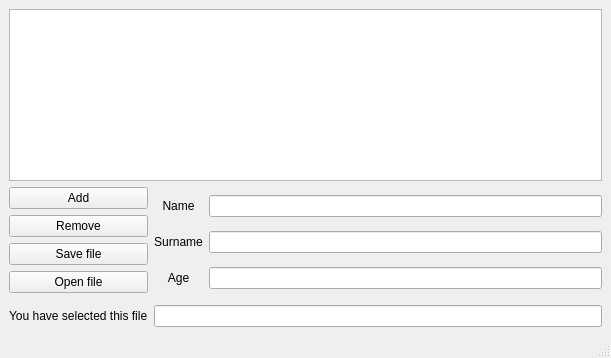
<?xml version="1.0" encoding="UTF-8"?>
<ui version="4.0">
 <class>MainWindow</class>
 <widget class="QMainWindow" name="MainWindow">
  <property name="geometry">
   <rect>
    <x>0</x>
    <y>0</y>
    <width>611</width>
    <height>358</height>
   </rect>
  </property>
  <property name="sizePolicy">
   <sizepolicy hsizetype="Fixed" vsizetype="Preferred">
    <horstretch>0</horstretch>
    <verstretch>0</verstretch>
   </sizepolicy>
  </property>
  <property name="windowTitle">
   <string>MainWindow</string>
  </property>
  <widget class="QWidget" name="centralwidget">
   <layout class="QGridLayout" name="gridLayout">
    <item row="1" column="0">
     <layout class="QVBoxLayout" name="verticalLayout_2">
      <item>
       <widget class="QPushButton" name="add">
        <property name="text">
         <string>Add</string>
        </property>
       </widget>
      </item>
      <item>
       <widget class="QPushButton" name="remove">
        <property name="text">
         <string>Remove</string>
        </property>
       </widget>
      </item>
      <item>
       <widget class="QPushButton" name="save">
        <property name="text">
         <string>Save file</string>
        </property>
       </widget>
      </item>
      <item>
       <widget class="QPushButton" name="open">
        <property name="text">
         <string>Open file</string>
        </property>
       </widget>
      </item>
     </layout>
    </item>
    <item row="4" column="0">
     <widget class="QLabel" name="label_4">
      <property name="text">
       <string>You have selected this file</string>
      </property>
     </widget>
    </item>
    <item row="4" column="1">
     <widget class="QLineEdit" name="lineEdit_4"/>
    </item>
    <item row="1" column="1" rowspan="2">
     <layout class="QGridLayout" name="gridLayout_2">
      <item row="1" column="0">
       <widget class="QLabel" name="label_2">
        <property name="text">
         <string>Surname</string>
        </property>
        <property name="alignment">
         <set>Qt::AlignCenter</set>
        </property>
       </widget>
      </item>
      <item row="2" column="0">
       <widget class="QLabel" name="label_3">
        <property name="text">
         <string>Age</string>
        </property>
        <property name="alignment">
         <set>Qt::AlignCenter</set>
        </property>
       </widget>
      </item>
      <item row="0" column="1">
       <widget class="QLineEdit" name="lineEdit"/>
      </item>
      <item row="2" column="1">
       <widget class="QLineEdit" name="lineEdit_3"/>
      </item>
      <item row="0" column="0">
       <widget class="QLabel" name="label">
        <property name="sizePolicy">
         <sizepolicy hsizetype="Minimum" vsizetype="Preferred">
          <horstretch>0</horstretch>
          <verstretch>0</verstretch>
         </sizepolicy>
        </property>
        <property name="layoutDirection">
         <enum>Qt::LeftToRight</enum>
        </property>
        <property name="text">
         <string>Name</string>
        </property>
        <property name="textFormat">
         <enum>Qt::AutoText</enum>
        </property>
        <property name="scaledContents">
         <bool>false</bool>
        </property>
        <property name="alignment">
         <set>Qt::AlignCenter</set>
        </property>
        <property name="wordWrap">
         <bool>false</bool>
        </property>
       </widget>
      </item>
      <item row="1" column="1">
       <widget class="QLineEdit" name="lineEdit_2"/>
      </item>
     </layout>
    </item>
    <item row="0" column="0" colspan="2">
     <widget class="QTableView" name="tableView"/>
    </item>
   </layout>
  </widget>
  <widget class="QMenuBar" name="menubar">
   <property name="geometry">
    <rect>
     <x>0</x>
     <y>0</y>
     <width>611</width>
     <height>21</height>
    </rect>
   </property>
  </widget>
  <widget class="QStatusBar" name="statusbar"/>
 </widget>
 <resources/>
 <connections/>
</ui>
